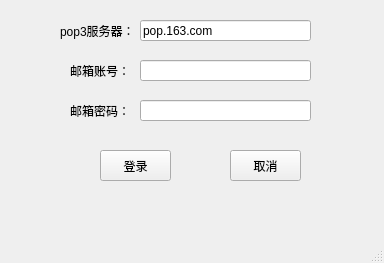
<?xml version="1.0" encoding="UTF-8"?>
<ui version="4.0">
 <class>MainWindow</class>
 <widget class="QMainWindow" name="MainWindow">
  <property name="geometry">
   <rect>
    <x>0</x>
    <y>0</y>
    <width>384</width>
    <height>263</height>
   </rect>
  </property>
  <property name="windowTitle">
   <string>MainWindow</string>
  </property>
  <widget class="QWidget" name="centralwidget">
   <widget class="QLabel" name="label">
    <property name="geometry">
     <rect>
      <x>70</x>
      <y>50</y>
      <width>61</width>
      <height>41</height>
     </rect>
    </property>
    <property name="text">
     <string>邮箱账号：</string>
    </property>
   </widget>
   <widget class="QLabel" name="label_2">
    <property name="geometry">
     <rect>
      <x>70</x>
      <y>90</y>
      <width>61</width>
      <height>41</height>
     </rect>
    </property>
    <property name="text">
     <string>邮箱密码：</string>
    </property>
   </widget>
   <widget class="QLineEdit" name="lineEdit">
    <property name="geometry">
     <rect>
      <x>140</x>
      <y>60</y>
      <width>171</width>
      <height>21</height>
     </rect>
    </property>
    <property name="text">
     <string/>
    </property>
   </widget>
   <widget class="QLineEdit" name="lineEdit_2">
    <property name="geometry">
     <rect>
      <x>140</x>
      <y>100</y>
      <width>171</width>
      <height>21</height>
     </rect>
    </property>
    <property name="text">
     <string/>
    </property>
   </widget>
   <widget class="QLabel" name="label_3">
    <property name="geometry">
     <rect>
      <x>60</x>
      <y>10</y>
      <width>71</width>
      <height>41</height>
     </rect>
    </property>
    <property name="text">
     <string>pop3服务器：</string>
    </property>
   </widget>
   <widget class="QLineEdit" name="lineEdit_3">
    <property name="geometry">
     <rect>
      <x>140</x>
      <y>20</y>
      <width>171</width>
      <height>21</height>
     </rect>
    </property>
    <property name="text">
     <string>pop.163.com</string>
    </property>
   </widget>
   <widget class="QPushButton" name="pushButton">
    <property name="geometry">
     <rect>
      <x>100</x>
      <y>150</y>
      <width>71</width>
      <height>31</height>
     </rect>
    </property>
    <property name="text">
     <string>登录</string>
    </property>
   </widget>
   <widget class="QPushButton" name="pushButton_2">
    <property name="geometry">
     <rect>
      <x>230</x>
      <y>150</y>
      <width>71</width>
      <height>31</height>
     </rect>
    </property>
    <property name="text">
     <string>取消</string>
    </property>
   </widget>
  </widget>
  <widget class="QMenuBar" name="menubar">
   <property name="geometry">
    <rect>
     <x>0</x>
     <y>0</y>
     <width>384</width>
     <height>23</height>
    </rect>
   </property>
  </widget>
  <widget class="QStatusBar" name="statusbar"/>
 </widget>
 <resources/>
 <connections/>
</ui>
